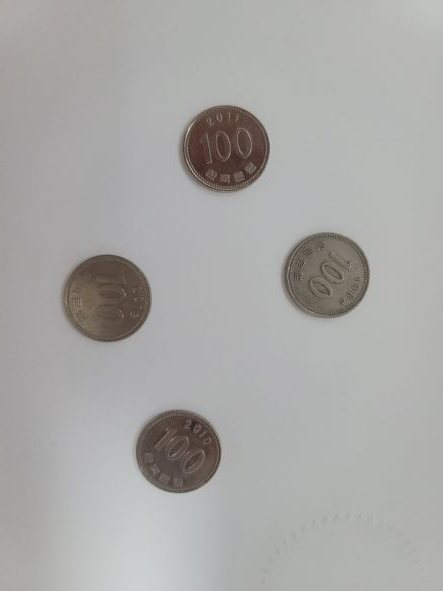
#> input picture homeworks/homework5/coins.jpg, 443 x 591 px
$ jupyter execute homework5.ipynb
#> lines starting #> are read from the running program, lines starting #| are printed output that depends on the picture; after the words box and inside, x2 and y2 are one past the last pixel; in counts of white or black regions, pixels touching at a corner belong together
[cell 1]
import cv2
import numpy as np
import matplotlib.pyplot as plt

[cell 2]
image = cv2.imread('coins.jpg')
#> image is the input picture: shape (591, 443, 3); mean B, G, R 166.5, 168.3, 168.8
gray = cv2.cvtColor(image, cv2.COLOR_BGR2GRAY)

plt.figure(figsize=(10,10))
plt.imshow(gray, cmap='gray')

[cell 3]
blur = cv2.GaussianBlur(gray, (11, 11), 0)

plt.figure(figsize=(10,10))
plt.imshow(blur, cmap='gray')

[cell 4]
canny = cv2.Canny(blur, 10, 150, 3)
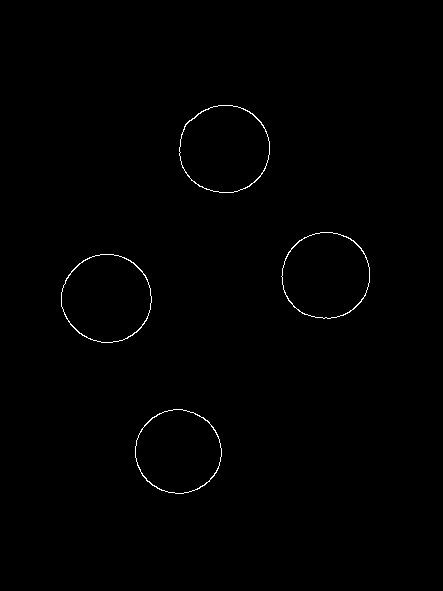
#> canny: shape (591, 443); 0.48% white in thin lines or dots, all inside (x1, y1, x2, y2) = (61, 105, 370, 494)

plt.figure(figsize=(10,10))
plt.imshow(canny, cmap='gray')

[cell 5]
dilated = cv2.dilate(canny, (1, 1), iterations=0)

plt.figure(figsize=(10,10))
plt.imshow(dilated, cmap='gray')

[cell 6]
(cnt, hierarchy) = cv2.findContours(dilated.copy(), cv2.RETR_EXTERNAL, cv2.CHAIN_APPROX_NONE)
#> cnt = 4 contours; box (x1, y1, x2, y2) and area: (179, 105, 270, 193) 6232, (61, 254, 152, 343) 6206, (281, 232, 370, 319) 5978, (135, 409, 222, 494) 5638
rgb = cv2.cvtColor(image, cv2.COLOR_BGR2RGB)
cv2.drawContours(rgb, cnt, -1, (0, 255, 0), 2)
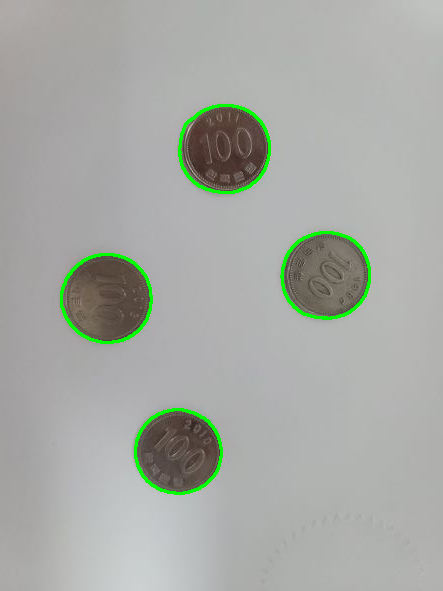
#> rgb: shape (591, 443, 3); mean R, G, B 166.8, 170, 164.6

plt.figure(figsize=(10,10))
plt.imshow(rgb)

[cell 7]
print("coins in the image : ", len(cnt))
#| coins in the image :  4
